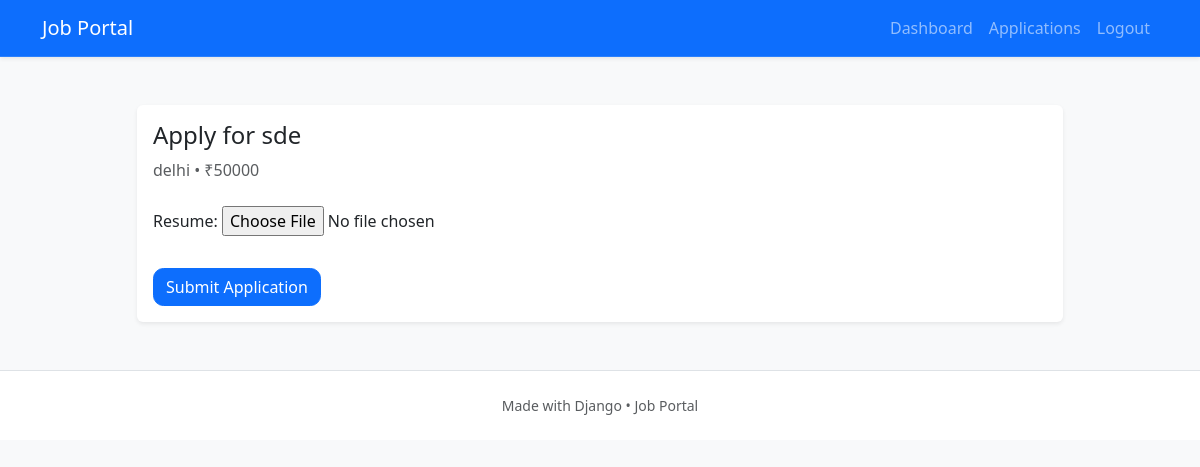
Page /applications/apply/6/ (signed in) on the committed database.
### jobs/models.py (models this page shows, shortened)
class Job(models.Model):
    employer = models.ForeignKey(
        User,
        on_delete=models.CASCADE
    )
    title = models.CharField(max_length=200)
    description = models.TextField()
    location = models.CharField(max_length=200)
    salary = models.IntegerField()
    experience_required = models.IntegerField()
    created_at = models.DateTimeField(
        auto_now_add=True
    )

### applications/views.py (the view)
@login_required
def apply_job(request, job_id):
    if request.user.user_type != 'jobseeker':
        return redirect('home')
    job = get_object_or_404(
        Job,
        id=job_id
    )
    if request.method == 'POST':
        form = ApplicationForm(
            request.POST,
            request.FILES
        )
        if form.is_valid():
            application = form.save(commit=False)
            application.job = job
            application.applicant = request.user
            application.save()
            send_mail(
                subject="New Job Application",
                message=f"{request.user.username} applied for {job.title}",
                from_email=settings.EMAIL_HOST_USER,
                recipient_list=[job.employer.email],
                fail_silently=True,
            )
            return redirect('job_list')
    else:
        form = ApplicationForm()
    return render(
        request,
        'applications/apply_job.html',
        {
            'form': form,
            'job': job
        }
    )

### applications/forms.py
class ApplicationForm(forms.ModelForm):
    class Meta:
        model = Application
        fields = [
            'resume'
        ]

### applications/templates/applications/apply_job.html (shortened to what this page needs)
{% extends "base.html" %}
{% block content %}
<div class="card shadow-sm">
  <div class="card-body">
    <div class="mb-4">
      <h2 class="h4">Apply for {{ job.title }}</h2>
      <p class="text-muted mb-0">{{ job.location }} • ₹{{ job.salary }}</p>
    </div>
    <form method="post" enctype="multipart/form-data" novalidate>
      {{ form.as_p }}
      <button class="btn btn-primary mt-3" type="submit">Submit Application</button>
    </form>
  </div>
</div>
{% endblock %}

### accounts/static/css/styles.css (style rules this page uses)
body { min-height: 100vh; background: #f4f7fb; color: #2b2f42; }
.card { border: none; box-shadow: 0 0.75rem 1.75rem rgba(33, 37, 61, 0.08); }
.btn-primary, .btn-success, .btn-outline-primary, .btn-outline-secondary { border-radius: 0.65rem; }

### rows in the picture
Job: title "sde", location "delhi", salary "50000"
